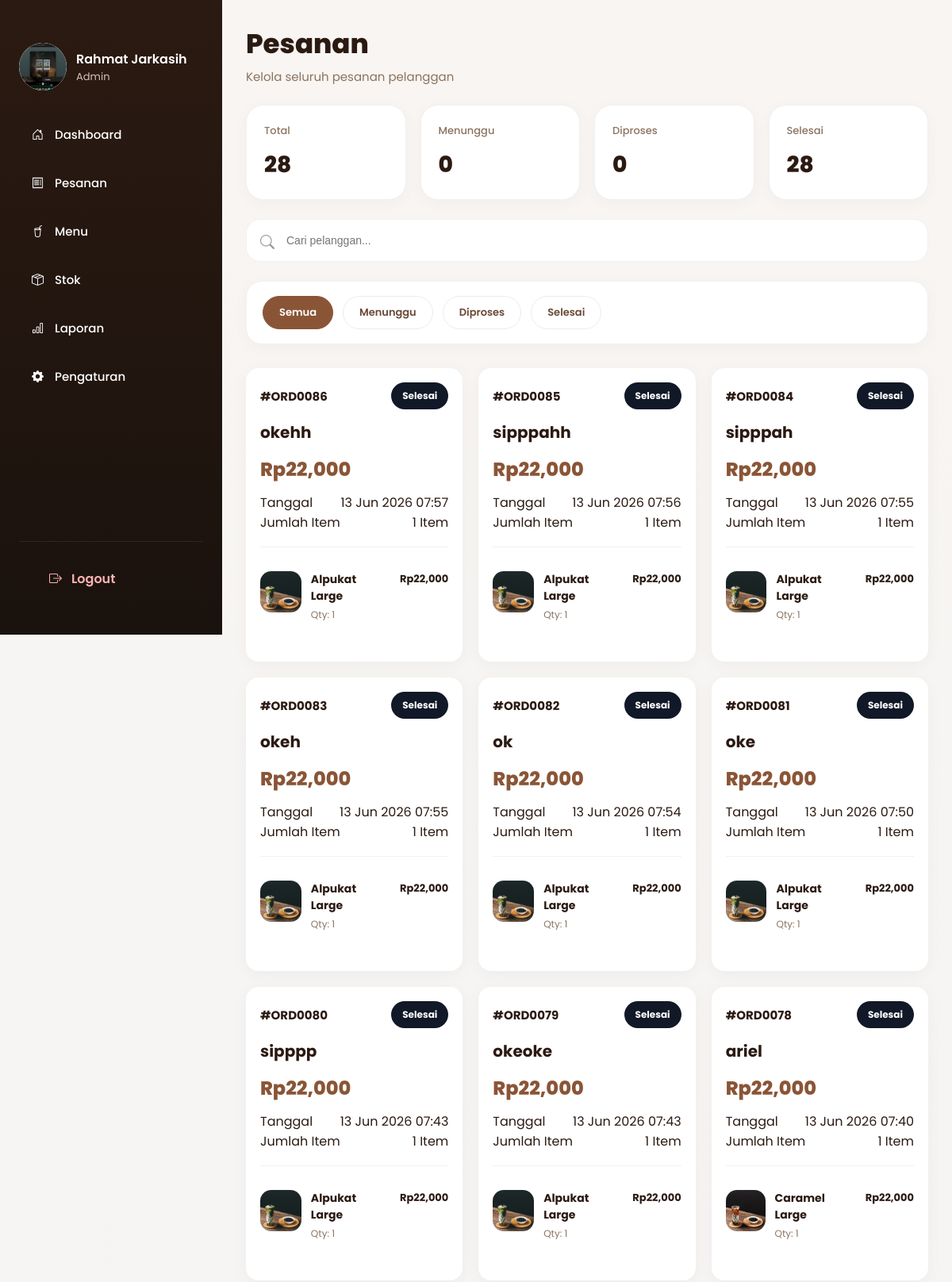
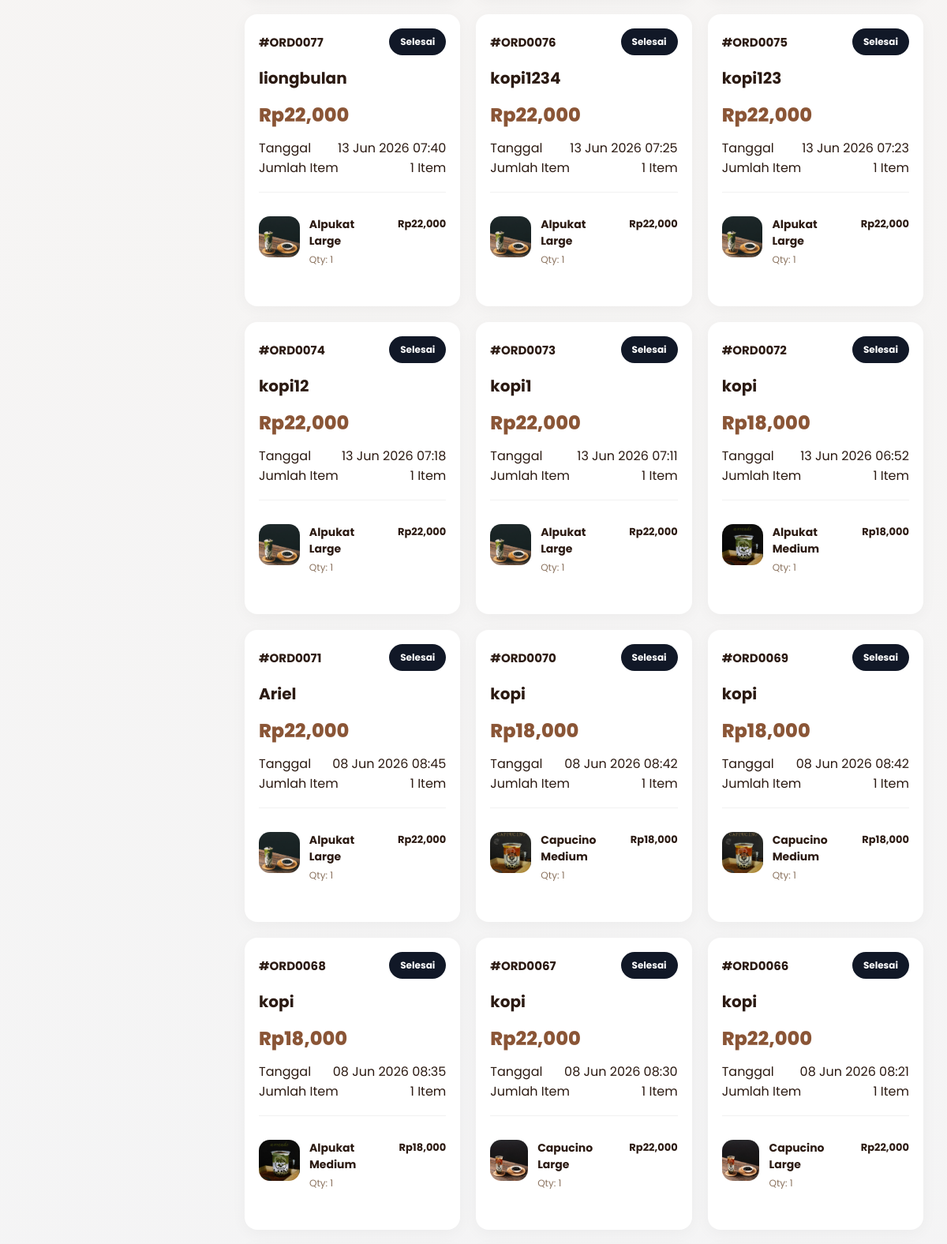
Screenshot of /admin/pesanan.php (signed in, upper part) with the database file from the repository (2 pictures, top to bottom).
### tables this page shows
CREATE TABLE `users` (
  `id_user` int(11) NOT NULL,
  `username` varchar(100) DEFAULT NULL,
  `password` varchar(255) DEFAULT NULL,
  `nama_lengkap` varchar(100) DEFAULT NULL,
  `role` enum('admin') DEFAULT NULL,
  `foto` varchar(255) DEFAULT 'default.png'
);

CREATE TABLE `pesanan` (
  `id_pesanan` int(11) NOT NULL,
  `kode_pesanan` varchar(20) DEFAULT NULL,
  `tanggal` datetime DEFAULT NULL,
  `total_harga` int(11) DEFAULT NULL,
  `status_pesanan` enum('menunggu','diproses','selesai') DEFAULT NULL,
  `nomor_antrian` int(11) DEFAULT NULL,
  `nama_pemesan` varchar(100) DEFAULT NULL
);

CREATE TABLE `detail_pesanan` (
  `id_detail` int(11) NOT NULL,
  `id_pesanan` int(11) DEFAULT NULL,
  `id_menu` int(11) DEFAULT NULL,
  `qty` int(11) DEFAULT NULL,
  `subtotal` int(11) DEFAULT NULL,
  `catatan` text DEFAULT NULL
);

CREATE TABLE `menu` (
  `id_menu` int(11) NOT NULL,
  `id_kategori` int(11) DEFAULT NULL,
  `nama_menu` varchar(100) DEFAULT NULL,
  `harga` int(11) DEFAULT NULL,
  `deskripsi` text DEFAULT NULL,
  `gambar` varchar(255) DEFAULT NULL,
  `status` enum('tersedia','habis') DEFAULT NULL,
  `stok` int(11) DEFAULT 0
);

### admin/pesanan.php (the view, shortened to what this page needs)
<?php
require_once __DIR__ . '/../config/koneksi.php';
$cari = mysqli_real_escape_string(
$conn,
$_GET['cari'] ?? ''
);
$status =
isset($_GET['status'])
? $_GET['status']
: 'semua';
$totalSemua = mysqli_num_rows(
mysqli_query($conn,"
SELECT *
FROM pesanan
")
);
$totalMenunggu = mysqli_num_rows(
mysqli_query($conn,"
SELECT *
FROM pesanan
WHERE status_pesanan='menunggu'
")
);
$totalDiproses = mysqli_num_rows(
mysqli_query($conn,"
SELECT *
FROM pesanan
WHERE status_pesanan='diproses'
")
);
$totalSelesai = mysqli_num_rows(
mysqli_query($conn,"
SELECT *
FROM pesanan
WHERE status_pesanan='selesai'
")
);
$where = "
(
nama_pemesan LIKE '%$cari%'
OR id_pesanan LIKE '%$cari%'
)
";
$pesanan = mysqli_query($conn,"
SELECT *
FROM pesanan
WHERE $where
ORDER BY id_pesanan DESC
");
?>
<!DOCTYPE html>
<html lang="id">
<head>
<link
href="https://cdn.jsdelivr.net/npm/bootstrap-icons@1.11.3/font/bootstrap-icons.min.css"
rel="stylesheet">
<link
rel="stylesheet"
href="../assets/css/admin.css">
</head>
<body>
<div class="main-content">
<?php include 'layout/sidebar.php'; ?>
<div class="welcome-box">
<h2>Pesanan</h2>
<p>
Kelola seluruh pesanan pelanggan
</p>
</div>
<div class="summary-grid">
<div class="summary-card">
<p>Total</p>
<h3>
<?php echo $totalSemua; ?>
</h3>
</div>
<div class="summary-card waiting-card">
<p>Menunggu</p>
<h3>
<?php echo $totalMenunggu; ?>
</h3>
</div>
<div class="summary-card process-card">
<p>Diproses</p>
<h3>
<?php echo $totalDiproses; ?>
</h3>
</div>
<div class="summary-card done-card">
<p>Selesai</p>
<h3>
<?php echo $totalSelesai; ?>
</h3>
</div>
</div>
<form method="GET" class="modern-search">
<i class="bi bi-search"></i>
<input
type="text"
name="cari"
placeholder="Cari pelanggan..."
value="<?php echo $cari; ?>">
</form>
<div class="stock-filter-card">
<div class="filter-tabs">
<a
href="?status=semua"
class="<?php echo $status=='semua' ? 'active-filter' : ''; ?>">
Semua
</a>
<a
href="?status=menunggu"
class="<?php echo $status=='menunggu' ? 'active-filter' : ''; ?>">
Menunggu
</a>
<a
href="?status=diproses"
class="<?php echo $status=='diproses' ? 'active-filter' : ''; ?>">
Diproses
</a>
<a
href="?status=selesai"
class="<?php echo $status=='selesai' ? 'active-filter' : ''; ?>">
Selesai
</a>
</div>
</div>
<div class="order-list" id="orderList">
<?php while($p = mysqli_fetch_array($pesanan)){ ?>
<div class="order-card">
<div class="order-top">
<h4>
#ORD00<?php
echo $p['id_pesanan'];
?>
</h4>
<?php
$class = 'waiting';
if($p['status_pesanan'] == 'selesai'){
$class = 'done';
}
?>
<span class="status <?php echo $class; ?>">
<?php
echo ucfirst(
$p['status_pesanan']
);
?>
</span>
</div>
<h5>
<?php
echo $p['nama_pemesan'];
?>
</h5>
<div class="order-total">
Rp<?php
echo number_format(
$p['total_harga']
);
?>
</div>
<div class="order-detail">
<span>Tanggal</span>
<span>
<?php
echo date(
'd M Y H:i',
strtotime($p['tanggal'])
);
?>
</span>
</div>
<?php
$detail = mysqli_query($conn,"
SELECT *
FROM detail_pesanan dp
JOIN menu m
ON dp.id_menu = m.id_menu
WHERE dp.id_pesanan='".$p['id_pesanan']."'
");
?>
<?php
$totalItem = mysqli_num_rows($detail);
?>
<div class="order-detail">
<span>Jumlah Item</span>
<span>
<?php echo $totalItem; ?> Item
</span>
</div>
<div class="order-items">
<?php while($d = mysqli_fetch_array($detail)){ ?>
<div class="item-row">
<div class="item-left">
<img
src="../assets/img/<?php echo $d['gambar']; ?>"
onerror="this.src='../assets/img/no-image.png'">
<div>
<h6>
<?php
echo $d['nama_menu'];
?>
</h6>
<p>
Qty:
<?php
echo $d['qty'];
?>
</p>
</div>
</div>
<div class="item-price">
Rp<?php
echo number_format(
$d['harga'] * $d['qty']
);
?>
</div>
</div>
<?php } ?>
</div>
</div>
<?php } ?>
</div>
</div>
</body>
</html>

### admin/layout/sidebar.php (shortened to what this page needs)
<?php
require_once __DIR__ . '/../../config/koneksi.php';
$id_user = $_SESSION['id_user'];
$userLogin = mysqli_fetch_assoc(
    mysqli_query(
        $conn,
        "SELECT * FROM users WHERE id_user='$id_user'"
    )
);
?>
<div class="sidebar" id="sidebar">
   <div class="sidebar-profile">
<div class="profile-image">
    <?php if(!empty($userLogin['foto'])){ ?>
        <img
            src="../assets/uploads/profil/<?= $userLogin['foto']; ?>"
            alt="Foto Profil"
            style="
                width:100%;
                height:100%;
                object-fit:cover;
                border-radius:50%;
            "
        >
    <?php } else { ?>
        <i class="bi bi-person-fill"></i>
    <?php } ?>
</div>
<div class="profile-info">
    <h4><?= $userLogin['nama_lengkap']; ?></h4>
    <p><?= ucfirst($userLogin['role']); ?></p>
</div>
</div>
    <ul class="sidebar-menu">
        <li>
            <a href="index.php">
                <i class="bi bi-house-door"></i>
                Dashboard
            </a>
        </li>
        <li>
            <a href="pesanan.php">
                <i class="bi bi-receipt"></i>
                Pesanan
            </a>
        </li>
        <li>
            <a href="menu.php">
                <i class="bi bi-cup-straw"></i>
                Menu
            </a>
        </li>
        <li>
            <a href="stok.php">
                <i class="bi bi-box-seam"></i>
                Stok
            </a>
        </li>
        <li>
            <a href="laporan.php">
                <i class="bi bi-bar-chart"></i>
                Laporan
            </a>
        </li>
        <li>
            <a href="pengaturan.php">
                <i class="bi bi-gear-fill"></i>
                Pengaturan
            </a>
        </li>
    </ul>
    <div class="sidebar-footer">
        <a href="logout.php" class="logout-btn" id="btnLogout">
            <i class="bi bi-box-arrow-right"></i>
            Logout
        </a>
    </div>
</div>

### rows the page displays
users: foto (picture), nama_lengkap "Rahmat Jarkasih", role "Admin"
pesanan: id_pesanan "86", status_pesanan "Selesai", nama_pemesan "okehh", total_harga "22,000", tanggal "13 Jun 2026 07:57", totalItem "1"
detail_pesanan: id_menu.gambar (picture), id_menu.nama_menu "Alpukat Large", qty "1", $d['harga'] * $d['qty'] "22,000"
pesanan: id_pesanan "85", status_pesanan "Selesai", nama_pemesan "sipppahh", total_harga "22,000", tanggal "13 Jun 2026 07:56", totalItem "1"
detail_pesanan: id_menu.gambar (picture), id_menu.nama_menu "Alpukat Large", qty "1", $d['harga'] * $d['qty'] "22,000"
pesanan: id_pesanan "84", status_pesanan "Selesai", nama_pemesan "sipppah", total_harga "22,000", tanggal "13 Jun 2026 07:55", totalItem "1"
detail_pesanan: id_menu.gambar (picture), id_menu.nama_menu "Alpukat Large", qty "1", $d['harga'] * $d['qty'] "22,000"
pesanan: id_pesanan "83", status_pesanan "Selesai", nama_pemesan "okeh", total_harga "22,000", tanggal "13 Jun 2026 07:55", totalItem "1"
detail_pesanan: id_menu.gambar (picture), id_menu.nama_menu "Alpukat Large", qty "1", $d['harga'] * $d['qty'] "22,000"
pesanan: id_pesanan "82", status_pesanan "Selesai", nama_pemesan "ok", total_harga "22,000", tanggal "13 Jun 2026 07:54", totalItem "1"
detail_pesanan: id_menu.gambar (picture), id_menu.nama_menu "Alpukat Large", qty "1", $d['harga'] * $d['qty'] "22,000"
pesanan: id_pesanan "81", status_pesanan "Selesai", nama_pemesan "oke", total_harga "22,000", tanggal "13 Jun 2026 07:50", totalItem "1"
detail_pesanan: id_menu.gambar (picture), id_menu.nama_menu "Alpukat Large", qty "1", $d['harga'] * $d['qty'] "22,000"
pesanan: id_pesanan "80", status_pesanan "Selesai", nama_pemesan "sipppp", total_harga "22,000", tanggal "13 Jun 2026 07:43", totalItem "1"
detail_pesanan: id_menu.gambar (picture), id_menu.nama_menu "Alpukat Large", qty "1", $d['harga'] * $d['qty'] "22,000"
pesanan: id_pesanan "79", status_pesanan "Selesai", nama_pemesan "okeoke", total_harga "22,000", tanggal "13 Jun 2026 07:43", totalItem "1"
detail_pesanan: id_menu.gambar (picture), id_menu.nama_menu "Alpukat Large", qty "1", $d['harga'] * $d['qty'] "22,000"
pesanan: id_pesanan "78", status_pesanan "Selesai", nama_pemesan "ariel", total_harga "22,000", tanggal "13 Jun 2026 07:40", totalItem "1"
detail_pesanan: id_menu.gambar (picture), id_menu.nama_menu "Caramel Large", qty "1", $d['harga'] * $d['qty'] "22,000"
pesanan: id_pesanan "77", status_pesanan "Selesai", nama_pemesan "liongbulan", total_harga "22,000", tanggal "13 Jun 2026 07:40", totalItem "1"
detail_pesanan: id_menu.gambar (picture), id_menu.nama_menu "Alpukat Large", qty "1", $d['harga'] * $d['qty'] "22,000"
pesanan: id_pesanan "76", status_pesanan "Selesai", nama_pemesan "kopi1234", total_harga "22,000", tanggal "13 Jun 2026 07:25", totalItem "1"
detail_pesanan: id_menu.gambar (picture), id_menu.nama_menu "Alpukat Large", qty "1", $d['harga'] * $d['qty'] "22,000"
pesanan: id_pesanan "75", status_pesanan "Selesai", nama_pemesan "kopi123", total_harga "22,000", tanggal "13 Jun 2026 07:23", totalItem "1"
detail_pesanan: id_menu.gambar (picture), id_menu.nama_menu "Alpukat Large", qty "1", $d['harga'] * $d['qty'] "22,000"
pesanan: id_pesanan "74", status_pesanan "Selesai", nama_pemesan "kopi12", total_harga "22,000", tanggal "13 Jun 2026 07:18", totalItem "1"
detail_pesanan: id_menu.gambar (picture), id_menu.nama_menu "Alpukat Large", qty "1", $d['harga'] * $d['qty'] "22,000"
pesanan: id_pesanan "73", status_pesanan "Selesai", nama_pemesan "kopi1", total_harga "22,000", tanggal "13 Jun 2026 07:11", totalItem "1"
detail_pesanan: id_menu.gambar (picture), id_menu.nama_menu "Alpukat Large", qty "1", $d['harga'] * $d['qty'] "22,000"
pesanan: id_pesanan "72", status_pesanan "Selesai", nama_pemesan "kopi", total_harga "18,000", tanggal "13 Jun 2026 06:52", totalItem "1"
detail_pesanan: id_menu.gambar (picture), id_menu.nama_menu "Alpukat Medium", qty "1", $d['harga'] * $d['qty'] "18,000"
pesanan: id_pesanan "71", status_pesanan "Selesai", nama_pemesan "Ariel", total_harga "22,000", tanggal "08 Jun 2026 08:45", totalItem "1"
detail_pesanan: id_menu.gambar (picture), id_menu.nama_menu "Alpukat Large", qty "1", $d['harga'] * $d['qty'] "22,000"
pesanan: id_pesanan "70", status_pesanan "Selesai", nama_pemesan "kopi", total_harga "18,000", tanggal "08 Jun 2026 08:42", totalItem "1"
detail_pesanan: id_menu.gambar (picture), id_menu.nama_menu "Capucino Medium", qty "1", $d['harga'] * $d['qty'] "18,000"
pesanan: id_pesanan "69", status_pesanan "Selesai", nama_pemesan "kopi", total_harga "18,000", tanggal "08 Jun 2026 08:42", totalItem "1"
detail_pesanan: id_menu.gambar (picture), id_menu.nama_menu "Capucino Medium", qty "1", $d['harga'] * $d['qty'] "18,000"
pesanan: id_pesanan "68", status_pesanan "Selesai", nama_pemesan "kopi", total_harga "18,000", tanggal "08 Jun 2026 08:35", totalItem "1"
detail_pesanan: id_menu.gambar (picture), id_menu.nama_menu "Alpukat Medium", qty "1", $d['harga'] * $d['qty'] "18,000"
pesanan: id_pesanan "67", status_pesanan "Selesai", nama_pemesan "kopi", total_harga "22,000", tanggal "08 Jun 2026 08:30", totalItem "1"
detail_pesanan: id_menu.gambar (picture), id_menu.nama_menu "Capucino Large", qty "1", $d['harga'] * $d['qty'] "22,000"
pesanan: id_pesanan "66", status_pesanan "Selesai", nama_pemesan "kopi", total_harga "22,000", tanggal "08 Jun 2026 08:21", totalItem "1"
detail_pesanan: id_menu.gambar (picture), id_menu.nama_menu "Capucino Large", qty "1", $d['harga'] * $d['qty'] "22,000"

### other values shown
$totalSemua "28"
$totalMenunggu "0"
$totalDiproses "0"
$totalSelesai "28"
